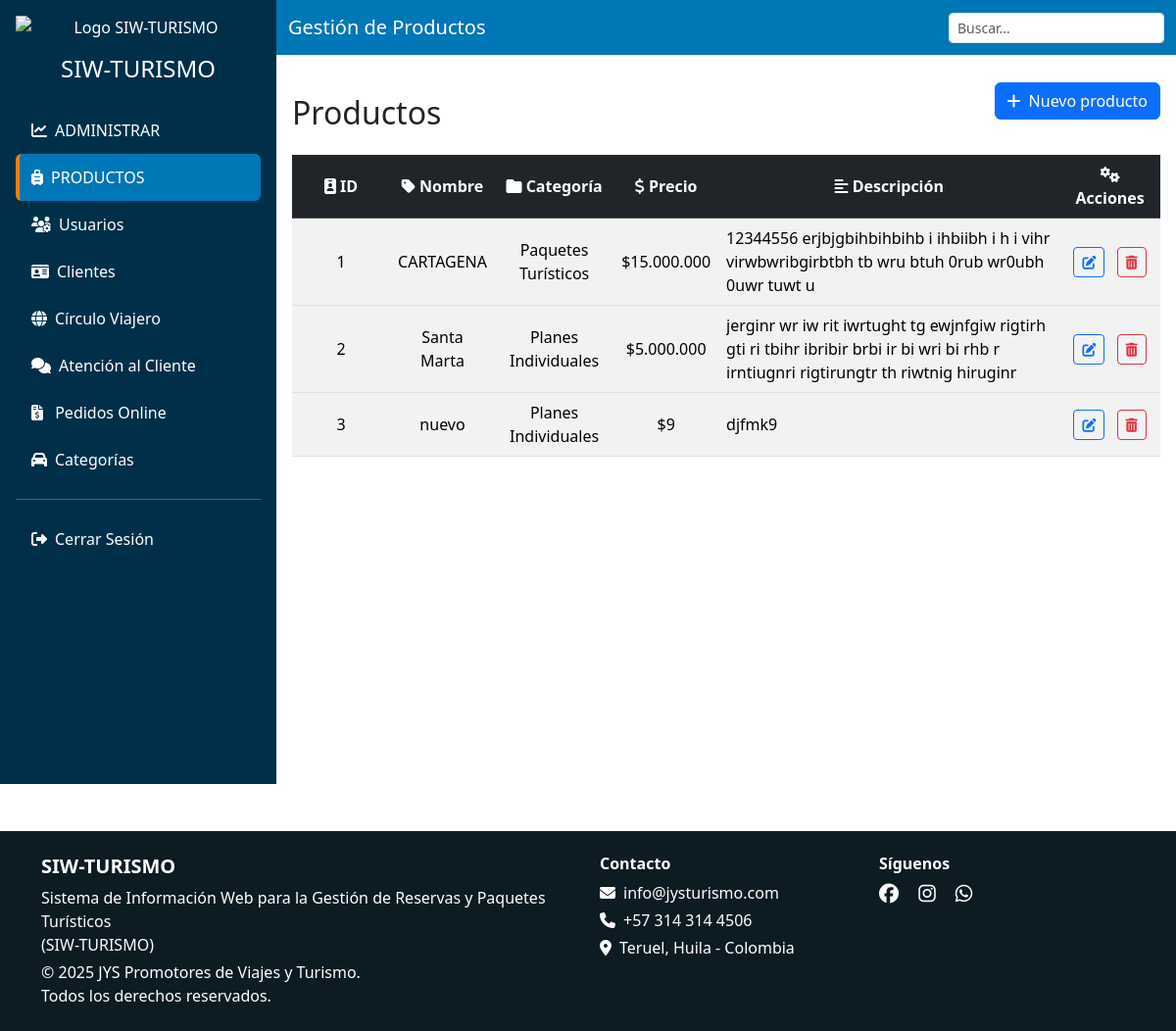
Page /vista/admin/productos.php (signed in) on the earlier database version.
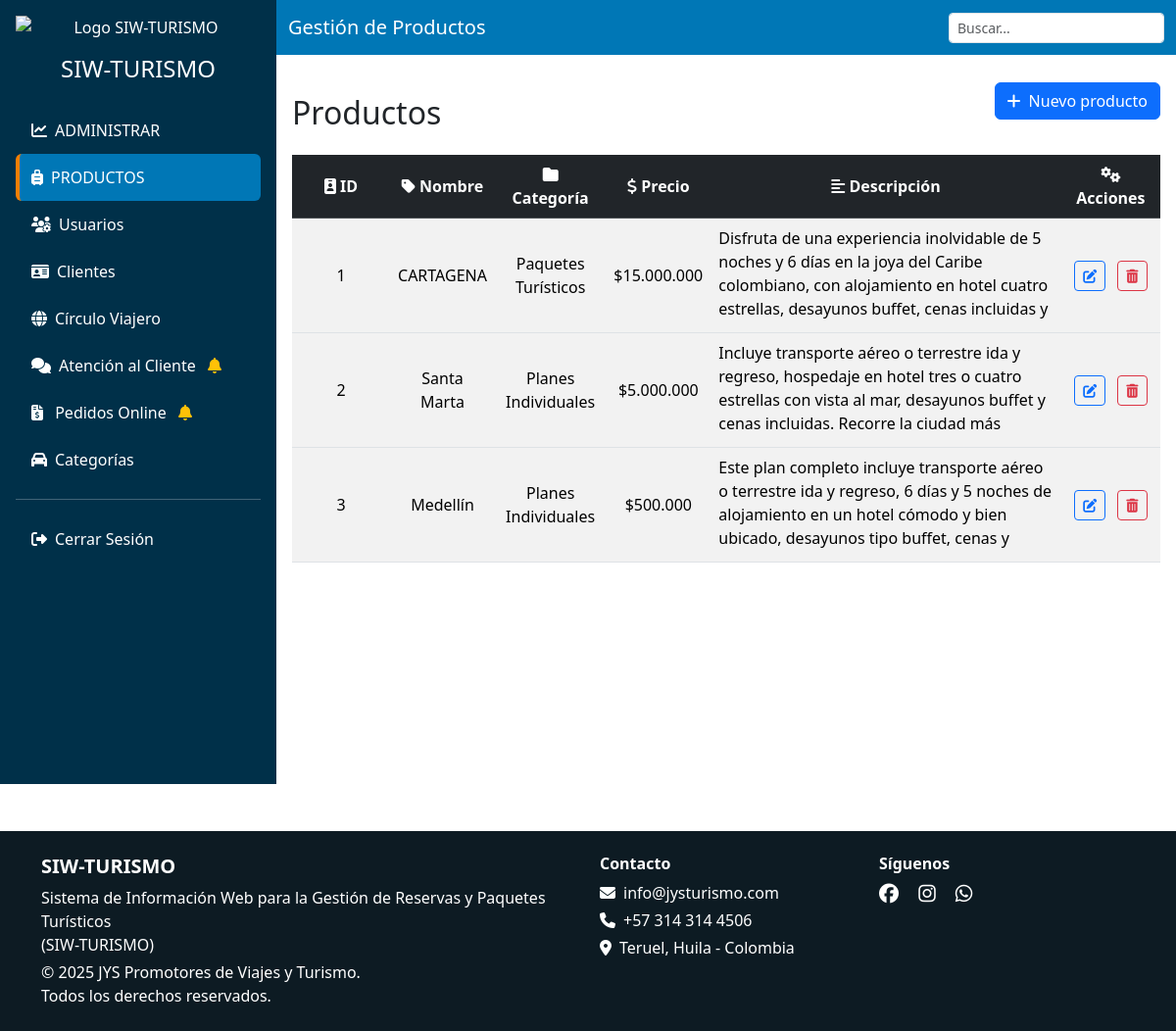
Same page on the later database version.
### tables this page shows
CREATE TABLE `productos` (
  `id` int(11) NOT NULL,
  `id_categoria` int(11) NOT NULL,
  `nombre` text NOT NULL,
  `imagen` varchar(200) NOT NULL,
  `descripcion` text NOT NULL,
  `precio` int(11) NOT NULL
);

CREATE TABLE `categorias` (
  `id` int(11) NOT NULL,
  `nombre` text NOT NULL,
  `descripcion` text NOT NULL
);

### modelo/productos_m.php (called while the page is built, shortened)
<?php
function obtenerProductosConCategorias($conn) {
    $query = "
        SELECT p.*, c.nombre AS nombre_categoria
        FROM productos p
        LEFT JOIN categorias c ON p.id_categoria = c.id
    ";
    $result = mysqli_query($conn, $query);
    return mysqli_fetch_all($result, MYSQLI_ASSOC);
}
?>

### modelo/obtenerEstados.php (called while the page is built, shortened)
<?php
 function hayPedidos($conn) {
        $sql = "SELECT 1 FROM ventas WHERE estado = ? LIMIT 1";
        $stmt = $conn->prepare($sql);
        if ($stmt) {
            $estado = "solicitado";
            $stmt->bind_param("s", $estado);
            $stmt->execute();
            $stmt->store_result();
            $hay = ($stmt->num_rows > 0);
            return $hay;
        }
        return false;
    }
    function hayAtenciones($conn) {
        $sql = "SELECT 1 FROM atencion_clientes WHERE estado = ? LIMIT 1";
        $stmt = $conn->prepare($sql);
        if ($stmt) {
            $estado = "PE";
            $stmt->bind_param("s", $estado);
            $stmt->execute();
            $stmt->store_result();
            $hay = ($stmt->num_rows > 0);
            return $hay;
        }
        return false;
    }
?>

### vista/admin/productos.php (the view, shortened to what this page needs)
<?php include ('header.php'); ?>
<body>
    <?php
        include '../../conexion.php';
        include '../../modelo/productos_m.php';
        $productos = obtenerProductosConCategorias($conn);
    ?>
    <div class="d-flex flex-column flex-lg-row">
        <?php include ('sidebar.php'); ?>
        <div class="flex-grow-1">
            <nav class="navbar navbar-dark ">
                <div class="container-fluid">
                    <span class="navbar-brand">Gestión de Productos</span>
                    <div class="dataTables_filter">
                        <input type="search" id="buscar" class="form-control form-control-sm" placeholder="Buscar...">
                    </div>
                </div>
            </nav>
            <div class="main-content">
                <div class="d-flex justify-content-between align-items-center mb-4">
                    <h2 class="mb-3 mb-md-0 mt-4 ">Productos</h2>
                    <button class="btn btn-primary " data-bs-toggle="modal" data-bs-target="#modalproducto">
                        <i class="fas fa-plus me-2"></i>Nuevo producto
                    </button>
                </div>
                <div class="table-responsive">
                    <table class="table table-striped table-hover align-middle">
                        <thead class="table-dark text-center">
                            <tr>
                                <th><i class="fas fa-id-badge"></i> ID</th>
                                <th><i class="fas fa-tag"></i> Nombre</th>
                                <th><i class="fas fa-folder"></i> Categoría</th>
                                <th><i class="fas fa-dollar-sign"></i> Precio</th>
                                <th><i class="fas fa-align-left"></i> Descripción</th>
                                <th><i class="fas fa-cogs"></i> Acciones</th>
                            </tr>
                        </thead>
                        <?php foreach ($productos as $producto): ?>
                        <tbody class="text-center">
                            <tr>
                                <td><?= $producto['id'] ?></td>
                                <td><?= $producto['nombre'] ?></td>
                                <td><?php echo htmlspecialchars($producto['nombre_categoria']); ?></td>
                                <td>$<?= number_format($producto['precio'], 0, ',', '.') ?></td>
                                <td><div class="overflow-auto" style="max-height: 100px; max-width: 100%; text-align: left; overflow-wrap: break-word;"><?= $producto['descripcion'] ?></div></td>
                                <td>
                                    <button class="btn btn-sm btn-outline-primary me-2" data-bs-toggle="modal"
                                        data-bs-target="#modalEditar<?= $producto['id'] ?>"><i class="fas fa-edit"></i>
                                    </button>
                                    <button class="btn btn-sm btn-outline-danger" onclick="eliminar(event, <?= $producto['id'] ?>)" >
                                        <i class="fas fa-trash-alt"></i>
                                    </button>
                                </td>
                            </tr>
                            <?php endforeach; ?>
                        </tbody>
                    </table>
                </div>
            </div>
        </div>
    </div>
    <?php include ('footer.php'); ?>
</body>
</html>

### vista/admin/header.php (shortened to what this page needs)
<!DOCTYPE html>
<html lang="es">
<head>
    <link rel="stylesheet" href="../../libs/bootstrap-5.3.3-dist/css/bootstrap.min.css">
    <link rel="stylesheet" href="../../libs/fontawesome-free-6.7.2-web/css/all.min.css">
    <link rel="stylesheet" href="css/style_index.css">
</head>

### vista/admin/sidebar.php (shortened to what this page needs)
<?php
include '../../conexion.php';
include '../../modelo/obtenerEstados.php';
$CampanaPedidos = hayPedidos($conn);
$CampanaAtencion = hayAtenciones($conn);
?>
<!DOCTYPE html>
<html lang="es">
<head>
    <link
      href="../../libs/bootstrap-5.3.3-dist/css/bootstrap.min.css"
      rel="stylesheet"
    />
</head>
<body>
    <div class="sidebar p-3 text-center d-flex flex-column flex-shrink-0 text-white overflow-auto vh-100">
        <nav style="min-width: 250px;">
            <img src="../../IMAGENES/Logotipo_sinsombrapng_Mesa de trabajo 1-02.png" alt="Logo SIW-TURISMO"
                class="img-fluid mb-3 mx-auto d-block" style="max-height: 80px;" />
            <h4 class="mb-4">SIW-TURISMO</h4>
            <ul class="nav nav-pills flex-column text-start">
                <li class="nav-item">
                    <a href="http://localhost/SIW-TURISMO/vista/admin/vista_general.php" class="nav-link i-vista_general text-white">
                        <i class="fas fa-chart-line me-2"></i>ADMINISTRAR
                    </a>
                </li>
                <li class="nav-item">
                    <a href="http://localhost/SIW-TURISMO/vista/admin/productos.php" class="nav-link i-productos text-white">
                        <i class="fas fa-suitcase-rolling me-2"></i>PRODUCTOS
                    </a>
                </li>
                <li class="nav-item">
                    <a href="http://localhost/SIW-TURISMO/vista/admin/usuarios.php" class="nav-link i-usuarios text-white">
                        <i class="fas fa-users-cog me-2"></i>Usuarios
                    </a>
                </li>
                <li class="nav-item">
                    <a href="http://localhost/SIW-TURISMO/vista/admin/clientes.php" class="nav-link i-clientes text-white">
                        <i class="fas fa-id-card me-2"></i>Clientes
                    </a>
                </li>
                <li class="nav-item">
                    <a href="http://localhost/SIW-TURISMO/vista/admin/circulo_viajero.php" class="nav-link i-circulo_viajero text-white">
                        <i class="fas fa-globe me-2"></i>Círculo Viajero
                    </a>
                </li>
                <li class="nav-item">
                    <a href="http://localhost/SIW-TURISMO/vista/admin/atencion_cliente.php" class="nav-link i-atencion_cliente text-white">
                        <i class="fas fa-comments me-2"></i>Atención al Cliente
                        <?php if ($CampanaAtencion): ?>
                            <i class="fas fa-bell text-warning ms-2"></i>
                        <?php endif; ?>
                    </a>
                </li>
               <li class="nav-item">
                    <a href="http://localhost/SIW-TURISMO/vista/admin/pedidos.php" class="nav-link i-pedidos text-white">
                        <i class="fas fa-file-invoice-dollar me-2"></i>
                        Pedidos Online
                        <?php if ($CampanaPedidos): ?>
                            <i class="fas fa-bell text-warning ms-2"></i>
                        <?php endif; ?>
                    </a>
                </li>
                <li class="nav-item">
                    <a href="http://localhost/SIW-TURISMO/vista/admin/categorias.php" class="nav-link i-categorias text-white">
                        <i class="fas fa-car me-2"></i>Categorías
                    </a>
                </li>
                <hr />
                <li class="nav-item">
                    <a href="../../controlador/usuarios_c.php?accion=salir" class="nav-link i10 text-white" onclick="salir();">
                        <i class="fas fa-sign-out-alt me-2"></i>Cerrar Sesión
                    </a>
                </li>
            </ul>
        </nav>
    </div>
</body>
</html>

### vista/admin/footer.php (shortened to what this page needs)
<!DOCTYPE html>
<html lang="es">
<head>
    <link rel="stylesheet" href="../../libs/bootstrap-5.3.3-dist/css/bootstrap.min.css">
    <link rel="stylesheet" href="../../libs/bootstrap-icons-1.11.3/a/bootstrap-icons.css">
    <link rel="stylesheet" href="../../libs/fontawesome-free-6.7.2-web/css/all.min.css">
</head>
<body>
    <footer class="text-white mt-5" style="background-color: rgb(13, 27, 35);">
        <div class="container py-4">
            <div class="row">
                <div class="col-12 col-md-6 mb-4 mb-md-0 text-center text-md-start">
                    <h5 class="fw-bold">SIW-TURISMO</h5>
                    <p class="mb-1">Sistema de Información Web para la Gestión de Reservas y Paquetes Turísticos <br> (SIW-TURISMO)</p>
                    <p class="mb-0">&copy; <span id="year"></span> JYS Promotores de Viajes y Turismo. <br> Todos los derechos reservados.</p>
                </div>
                <div class="col-12 col-md-3 mb-4 mb-md-0 text-center text-md-start">
                    <h6 class="fw-bold">Contacto</h6>
                    <p class="mb-1"><i class="fas fa-envelope me-2"></i>info@jysturismo.com</p>
                    <p class="mb-1"><i class="fas fa-phone me-2"></i>+57 314 314 4506</p>
                    <p class="mb-0"><i class="fas fa-map-marker-alt me-2"></i>Teruel, Huila - Colombia</p>
                </div>
                <div class="col-12 col-md-3 text-center text-md-start">
                    <h6 class="fw-bold">Síguenos</h6>
                    <a href="https://www.facebook.com/share/1aEM7MnAdN/" class="text-white me-3" target="_blank" rel="noopener noreferrer">
                        <i class="fab fa-facebook fa-lg"></i>
                    </a>
                    <a href="#" class="text-white me-3">
                        <i class="fab fa-instagram fa-lg"></i>
                    </a>
                    <a href="https://wa.me/573143144506" class="text-white" target="_blank" rel="noopener noreferrer">
                        <i class="fab fa-whatsapp fa-lg"></i>
                    </a>
                </div>
            </div>
        </div>
    </footer>
</body>
</html>

### vista/admin/productos.php (style rules this page uses)
.table-responsive { overflow-x: auto; max-width: 100%; }
.main-content { padding: 1rem; }
th, td { overflow-wrap: break-word; min-width: 100px; text-align: center; vertical-align: middle; }

Differences in the rows shown:
changed productos "CARTAGENA": descripcion "12344556 erjbjgbihbihbihb i ihbiibh i h i vihr virwbwribgirbtbh tb wru btuh 0rub wr0ubh 0uwr tuwt u" → "Disfruta de una experiencia inolvidable de 5 noches y 6 días en la joya del Caribe colombiano, con alojamiento en hotel cuatro estrellas, desayunos buffet, cenas incluidas y…"
changed productos "Santa Marta": descripcion "jerginr wr iw rit iwrtught tg ewjnfgiw rigtirh gti ri tbihr ibribir brbi ir bi wri bi rhb r irntiugnri rigtirungtr th riwtnig hiruginr" → "Incluye transporte aéreo o terrestre ida y regreso, hospedaje en hotel tres o cuatro estrellas con vista al mar, desayunos buffet y cenas incluidas. Recorre la ciudad más…"
changed productos id 3: nombre "nuevo" → "Medellín"; precio "9" → "500.000"; descripcion "djfmk9" → "Este plan completo incluye transporte aéreo o terrestre ida y regreso, 6 días y 5 noches de alojamiento en un hotel cómodo y bien ubicado, desayunos tipo buffet, cenas y…"
